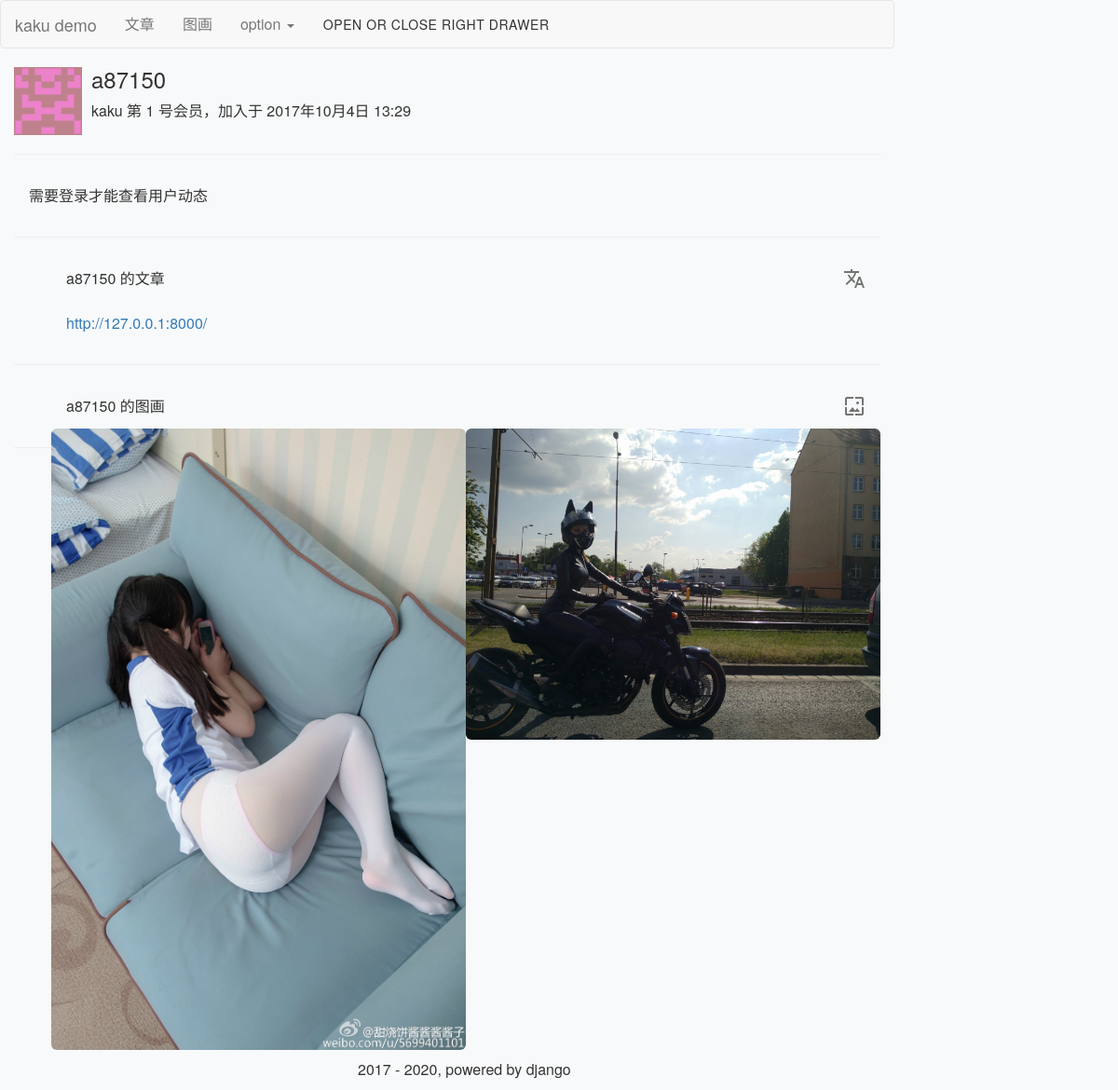
Page /users/a87150/ on the committed database.
### users/models.py (models this page shows, shortened)
class User(AbstractUser):
    last_login_ip = models.GenericIPAddressField(unpack_ipv4=True, blank=True, null=True)
    ip_joined = models.GenericIPAddressField(unpack_ipv4=True, blank=True, null=True)
    nickname = models.CharField(max_length=20, unique=True)
    signature = models.CharField(max_length=200, blank=True)
    mugshot = models.ImageField(upload_to=user_mugshot_path)
    mugshot_thumbnail = ImageSpecField(source='mugshot',
                                       processors=[ResizeToFill(96, 96)],
                                       format='JPEG',
                                       options={'quality': 80})
    class Meta(AbstractUser.Meta):
        pass

### written/models.py (models this page shows, shortened)
class Article(models.Model):
    id = models.AutoField(primary_key=True)
    title = models.CharField(_('title'), max_length=50)
    author = models.ForeignKey(settings.AUTH_USER_MODEL, related_name=_('a_author'), on_delete=models.CASCADE)
    content = models.TextField(_('content'))
    excerpt = models.CharField(_('excerpt'), max_length=100, blank=True, null=True)
    created_time = models.DateTimeField(_('created time'), auto_now_add=True)
    last_modified_time = models.DateTimeField(_('last modified time'), auto_now=True)
    views = models.PositiveIntegerField(_('views'), default=0, editable=False)
    likes = models.ManyToManyField(settings.AUTH_USER_MODEL, blank=True, related_name=_('a_likes'))
    tags = models.ManyToManyField(Tag, blank=True, verbose_name=_('tags'))
    comments = GenericRelation(Comment, verbose_name=_('comments'))
    class Meta:
        ordering = ['-created_time']
        verbose_name = _('Article')
        verbose_name_plural = _('Articles')
    def __str__(self):
        return self.title
    def get_absolute_url(self):
        return reverse('written:detail', kwargs={'pk': self.pk})

### picture/models.py (models this page shows, shortened)
class Picture(models.Model):
    id = models.AutoField(primary_key=True)
    title = models.CharField(_('title'), max_length=50)
    author = models.ForeignKey(settings.AUTH_USER_MODEL, related_name=_('p_author'), on_delete=models.CASCADE)
    thematic = models.ImageField(_('题图'), upload_to=pictures_path, )
    created_time = models.DateTimeField(_('created_time'), auto_now_add=True)
    views = models.PositiveIntegerField(_('views'), default=0, editable=False)
    likes = models.ManyToManyField(settings.AUTH_USER_MODEL, blank=True, related_name=_('p_likes'))
    tags = models.ManyToManyField(Tag, blank=True, verbose_name=_('tags'))
    comments = GenericRelation(Comment, verbose_name=_('comments'))
    class Meta:
        ordering = ['-created_time']
        verbose_name = _('Picture')
        verbose_name_plural = _('Pictures')
    def get_absolute_url(self):
        return reverse('picture:detail', kwargs={'pk': self.pk})

### users/views.py (the view)
# urls.py: url(r'^(?P<username>[\w.@+-]+)/$', views.UserDetailView.as_view(), name='detail'),
class UserDetailView(DetailView):
    model = User
    slug_field = 'username'
    slug_url_kwarg = 'username'
    template_name = 'users/detail.html'
    def get_context_data(self, **kwargs):
        context = super().get_context_data(**kwargs)
        articles = self.object.a_author.all().defer('content')[:10]
        pictures = self.object.p_author.all()[:10]
        if self.request.user.is_authenticated:
            actions = actor_stream(self.object)[:20]
            user = User.objects.get(nickname=self.request.user)
            try:
                user.followers.get(follow_object=self.object.id)
                is_follow = True
            except:
                is_follow = False
        else:
            actions = {}
            is_follow = False
        context.update({
            'article_list': articles,
            'picture_list': pictures,
            'action_list': actions,
            'is_follow': is_follow,
        })
        return context

### templates/users/detail.html (shortened to what this page needs)
{% extends 'base.html' %}
{% block main %}
<div class="media">
    <div class="media-left">
        <img class="media-object" src="{{ user.mugshot_thumbnail.url }}" alt=""
             style="width: 73px;"/>
    </div>
    <div class="media-body">
        <h3 class="media-heading">{{ user.nickname }}
        </h3>
        <div>kaku 第 {{ user.pk }} 号会员，加入于 {{ user.date_joined }}</div>
    </div>
</div>
<hr>
{% if request.user.is_authenticated %}
<ul id="activity_list">
    <li class="mdui-list-item mdui-ripple">
        <div class="mdui-list-item-content">{{ user.nickname }} 的动态</div>
        <i class="mdui-list-item-icon mdui-icon material-icons">motorcycle</i>
    </li>
    {% for act in action_list %}
        <li class="mdui-list-item mdui-ripple">
            {{ act }}
        </li>
    {% empty %}
        <li class="mdui-list-item mdui-ripple">该用户下没有动态</li>
    {% endfor %}
    {% if action_list.count > 19 %}
        <li class="mdui-list-item mdui-ripple">
            <a href="{% url 'users:actions' user.username %}"class="text-muted">{{ user.nickname }}的全部动态>></a>
        </li>
    {% endif %}
</ul>
{% else %}
    <div class="mdui-list-item mdui-ripple">
        需要登录才能查看用户动态
    </div>
{% endif %}
<hr>
<ul id="article_list">
    <li class="mdui-list-item mdui-ripple">
        <div class="mdui-list-item-content">{{ user.nickname }} 的文章</div>
        <i class="mdui-list-item-icon mdui-icon material-icons">translate</i>
    </li>
    {% for article in article_list %}
        <li class="mdui-list-item mdui-ripple">
            <a class="nav-item" href="{{ article.get_absolute_url }}"> {{ article }} </a>
        </li>
    {% empty %}
        <li class="mdui-list-item mdui-ripple">该用户下面没有</li>
    {% endfor %}
</ul>
<hr>
<ul id="picture_list">
    <li class="mdui-list-item mdui-ripple">
        <div class="mdui-list-item-content">{{ user.nickname }} 的图画</div>
        <i class="mdui-list-item-icon mdui-icon material-icons">wallpaper</i>
    </li>
    {% for picture in picture_list %}
        <a href="{{ picture.get_absolute_url }}"> <img src={{ MEDIA_URL }}{{ picture.thematic }} class="img-rounded" width="50%" height="50%" style="float:left;"/> </a>
    {% empty %}
        <li class="mdui-list-item mdui-ripple">该用户下面没有</li>
    {% endfor %}
</ul>
{% endblock main %}

### templates/base.html (style rules this page uses)
body { font-family: "Helvetica Neue", Helvetica, Arial, sans-serif; font-size: 16px; font-weight: 300; line-height: 1.428571429; color: #333333; background-color: #f8f9fa; word-wrap: break-word; }

### rows in the picture
User: mugshot_thumbnail (placeholder picture), nickname "a87150", pk "1", date_joined "2017年10月4日 13:29"
Article: title "http://127.0.0.1:8000/"
Picture: thematic (picture)
Picture: thematic (picture)
